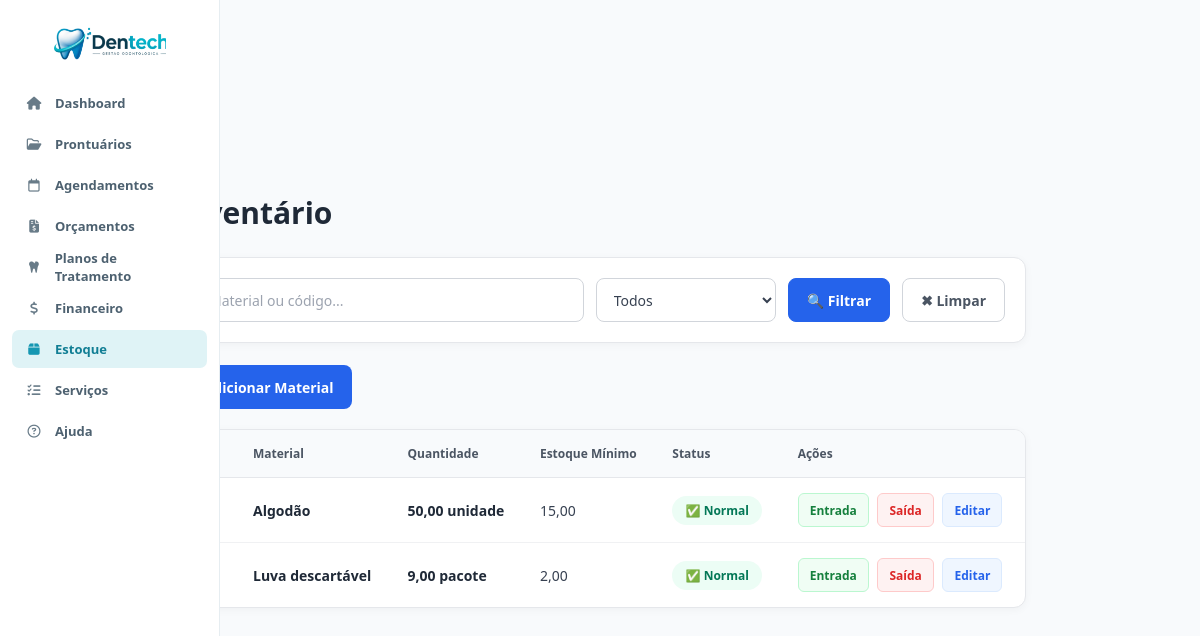
Page /inventario.php (signed in) on the earlier database version.
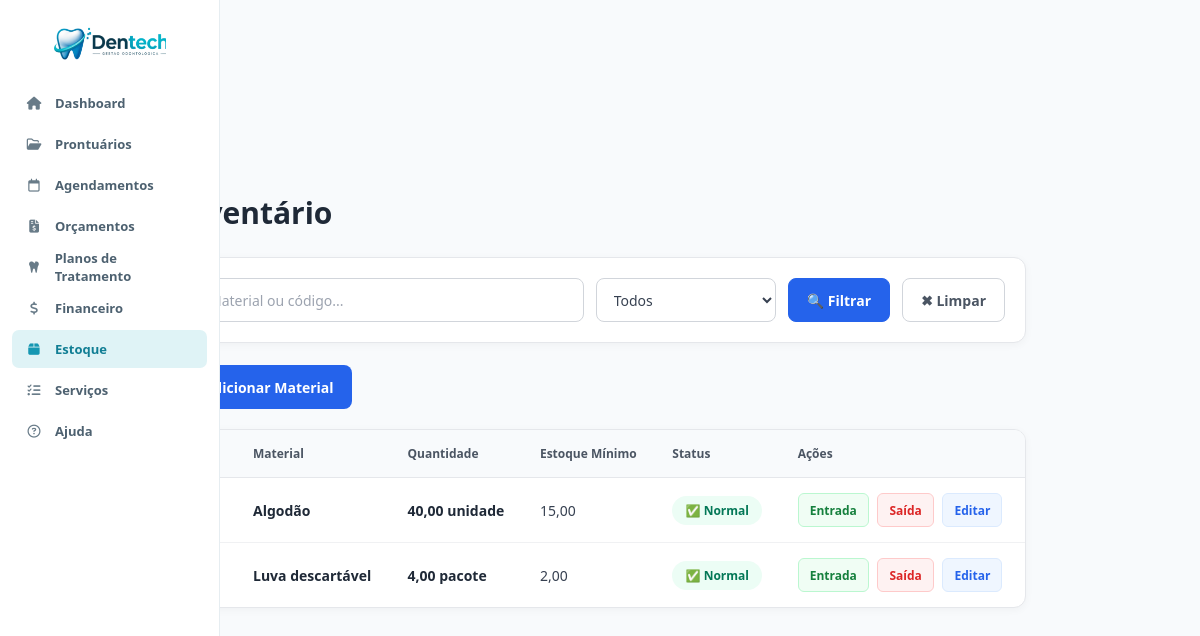
Same page on the later database version.
### tables this page shows
CREATE TABLE `estoque` (
  `id` int NOT NULL AUTO_INCREMENT,
  `nome` varchar(255) NOT NULL,
  `quantidade` decimal(10,2) NOT NULL DEFAULT '0.00',
  `unidade` varchar(50) NOT NULL DEFAULT 'unidade',
  `estoque_minimo` decimal(10,2) NOT NULL DEFAULT '5.00',
  `valor_item` decimal(10,2) NOT NULL DEFAULT '0.00',
  `valor_sugerido` decimal(10,2) NOT NULL DEFAULT '0.00',
  `updated_at` timestamp NOT NULL DEFAULT CURRENT_TIMESTAMP ON UPDATE CURRENT_TIMESTAMP,
  PRIMARY KEY (`id`)
);

### inventario.php (the view, shortened to what this page needs)
<?php
require_once 'conexao/conexao.php';
$busca    = trim($_GET['busca'] ?? '');
$estoque  = $_GET['estoque'] ?? '';
$params = [];
$sql = "
    SELECT *,
           (quantidade <= estoque_minimo) AS estoque_baixo
    FROM estoque
";
$sql .= " ORDER BY estoque_baixo DESC, nome ASC";
$stmt = $pdo->prepare($sql);
$stmt->execute($params);
$materiais = $stmt->fetchAll();
?>
<!DOCTYPE html>
<html lang="pt-BR">
<head>
    <link rel="stylesheet" href="https://cdnjs.cloudflare.com/ajax/libs/font-awesome/6.5.2/css/all.min.css">
    <link rel="stylesheet" href="css/global.css">
    <link rel="stylesheet" href="css/variables.css">
    <link rel="stylesheet" href="css/layout.css">
    <link rel="stylesheet" href="css/inventario.css">
    <link rel="stylesheet" href="css/navbar.css">
</head>
<body>
    <?php include 'navbar.php'; ?>
    <div class="container">
        <h1>Inventário</h1>
        <div class="filter-bar">
            <form method="GET" class="filter-form">
                <input type="text" name="busca" placeholder="Material ou código..." value="<?= htmlspecialchars($busca) ?>">
                <select name="estoque">
                    <option value="">Todos</option>
                </select>
                <button type="submit" class="btn-filter">🔍 Filtrar</button>
                <a href="inventario" class="btn-reset">✖ Limpar</a>
            </form>
        </div>
        <a href="adicionar_material" class="btn-add">+ Adicionar Material</a>
        <?php if (empty($materiais)): ?>
            <div class="empty">
                <?= ($busca !== '' || $estoque !== '')
                    ? 'Nenhum material encontrado com os filtros aplicados.'
                    : 'Nenhum material cadastrado.'
                ?>
            </div>
        <?php else: ?>
            <div class="tabela-estoque">
                <table>
                    <thead>
                        <tr>
                            <th>Material</th>
                            <th>Quantidade</th>
                            <th>Estoque Mínimo</th>
                            <th>Status</th>
                            <th>Ações</th>
                        </tr>
                    </thead>
                    <tbody>
                        <?php foreach ($materiais as $m): ?>
                            <tr class="<?= $m['estoque_baixo'] ? 'estoque-baixo' : '' ?>">
                                <td class="col-excluir">
                                    <button type="button" class="btn-excluir" onclick="excluirMaterial(<?= $m['id'] ?>, '<?= htmlspecialchars($m['nome'], ENT_QUOTES) ?>')"
                                        title="Excluir material">
                                    </button>
                                </td>
                                <td data-label="Material">
                                    <strong><?= htmlspecialchars($m['nome']) ?></strong><br>
                                </td>
                                <td data-label="Quantidade" class="quantidade">
                                    <?= number_format($m['quantidade'], 2, ',', '.') ?> <?= htmlspecialchars($m['unidade']) ?>
                                </td>
                                <td data-label="Estoque Mínimo"><?= number_format($m['estoque_minimo'], 2, ',', '.') ?></td>
                                <td data-label="Status">
                                    <span class="badge-estoque <?= $m['estoque_baixo'] ? 'badge-baixo' : 'badge-normal' ?>">
                                        <?= $m['estoque_baixo'] ? '⚠️ Baixo' : '✅ Normal' ?>
                                    </span>
                                </td>
                                <td data-label="Ações" class="acoes">
                                    <button class="btn-acao btn-entrada" onclick="atualizarEstoque(<?= $m['id'] ?>, 'entrada')">
                                        Entrada
                                    </button>
                                    <button class="btn-acao btn-saida" onclick="atualizarEstoque(<?= $m['id'] ?>, 'saida')">
                                        Saída
                                    </button>
                                    <button class="btn-acao btn-editar" onclick="atualizarEstoqueMinimo(<?= $m['id'] ?>)">
                                        Editar
                                    </button>
                                </td>
                            </tr>
                        <?php endforeach; ?>
                    </tbody>
                </table>
            </div>
        <?php endif; ?>
    </div>
</body>
</html>

Differences in the rows shown:
changed estoque "Algodão": quantidade "50,00" → "40,00"
changed estoque "Luva descartável": quantidade "9,00" → "4,00"
